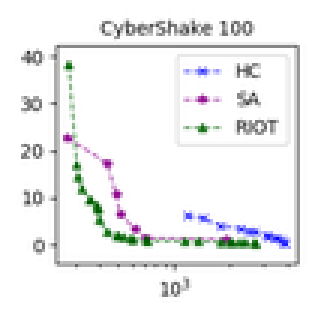
#> input picture results/tradeOffPF2/CyberShake_100.png, 107 x 107 px, shrunk from 240 x 240 before the run (shown 3 times larger)
$ python combineSubImages.py
#> lines starting #> are read from the running program, lines starting #| are printed output that depends on the picture
#!/usr/bin/env python
# -*- coding: utf-8 -*-
# Copyright (C) 2017, Jianfeng Chen <jchen37@ncsu.edu>
# vim: set ts=4 sts=4 sw=4 expandtab smartindent:
#
# Permission is hereby granted, free of charge, to any person obtaining a copy
#  of this software and associated documentation files (the "Software"), to deal
#  in the Software without restriction, including without limitation the rights
#  to use, copy, modify, merge, publish, distribute, sublicense, and/or sell
#  copies of the Software, and to permit persons to whom the Software is
#  furnished to do so, subject to the following conditions:
#
# The above copyright notice and this permission notice shall be included in
#  all copies or substantial portions of the Software.
#
# THE SOFTWARE IS PROVIDED "AS IS", WITHOUT WARRANTY OF ANY KIND, EXPRESS OR
#  IMPLIED, INCLUDING BUT NOT LIMITED TO THE WARRANTIES OF MERCHANTABILITY,
#  FITNESS FOR A PARTICULAR PURPOSE AND NONINFRINGEMENT. IN NO EVENT SHALL THE
#  AUTHORS OR COPYRIGHT HOLDERS BE LIABLE FOR ANY CLAIM, DAMAGES OR OTHER
#  LIABILITY, WHETHER IN AN ACTION OF CONTRACT, TORT OR OTHERWISE, ARISING FROM,
#  OUT OF OR IN CONNECTION WITH THE SOFTWARE OR THE USE OR OTHER DEALINGS IN
#  THE SOFTWARE.


from __future__ import division

import glob
import pdb
from PIL import Image

# TODO SETTING HERE...
folder = '../results/tradeOffPF2/'
saveat = '../results/combined/sa_hc.png'

ifs = glob.glob(folder + '*.png')
ifs = [i for i in ifs if 'combine' not in i]
images = map(Image.open, ifs)
widths, heights = zip(*(i.size for i in images))
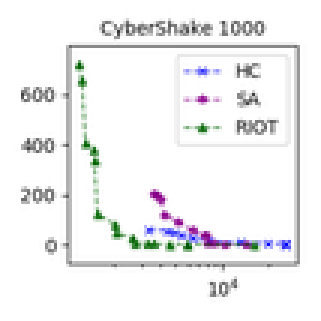
#> input picture results/tradeOffPF2/CyberShake_1000.png, 107 x 107 px, shrunk from 240 x 240 before the run (shown 3 times larger)
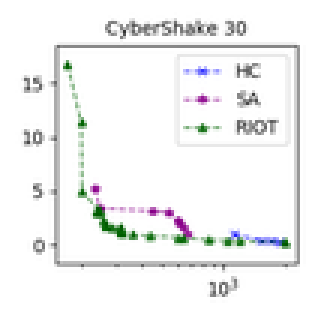
#> input picture results/tradeOffPF2/CyberShake_30.png, 107 x 107 px, shrunk from 240 x 240 before the run (shown 3 times larger)
#> widths = (107, 107, 107); heights = (107, 107, 107)

ifiles = list()
for i in ifs:
    t = i[len(folder):-4]  # name
    ifiles.append(t)


def combine_all():
    new_im = Image.new('RGB', ((max(widths)) * 10-17*9, (max(heights) + 10) * 2),
                       (255, 255, 255, 0))  # TODO ATTENTION: grid size set here
#> new_im: PIL image 917x234 RGB; every value is 255

    x_offset = 0
    y_offset = 0

    models = ['Montage', 'Epigenomics', 'Inspiral', 'CyberShake', 'Sipht']
    m_i = 0
    for m in models:
        ENT = list()

        for im, ifile in zip(images, ifiles):
            if m not in ifile:
                continue
            ENT.append((im, ifile, int(ifile.split('_')[1])))
        ENT.sort(key=lambda i: i[2])
        for im, ifile, nn in ENT:
            new_im.paste(im, (x_offset, y_offset))
            m_i += 1
            x_offset += im.size[0]-17
            if m_i == 10:
                y_offset += im.size[1] + 10
                x_offset = 0
#> after the loop, m_i = 0; y_offset = 0

    new_im.save(saveat)


def combine_large_only():
    new_im = Image.new('RGB', ((max(widths) + 1) * 5, (max(heights)) * 1), (255, 255, 255, 0))  # 5 cols * 1 row

    x_offset = 0
    y_offset = 0
    models = ['Montage', 'Epigenomics', 'Inspiral', 'CyberShake', 'Sipht']

    for m in models:
        ENT = list()

        for im, ifile in zip(images, ifiles):
            if m not in ifile:
                continue
            ENT.append((im, ifile, int(ifile.split('_')[1])))

        ENT.sort(key=lambda i: i[2])

        new_im.paste(ENT[-1][0], (x_offset, y_offset))
        x_offset += im.size[0] + 1

    new_im.save("../results/combined/largeObj.png")


if __name__ == '__main__':
    # combine_large_only()
    combine_all()
